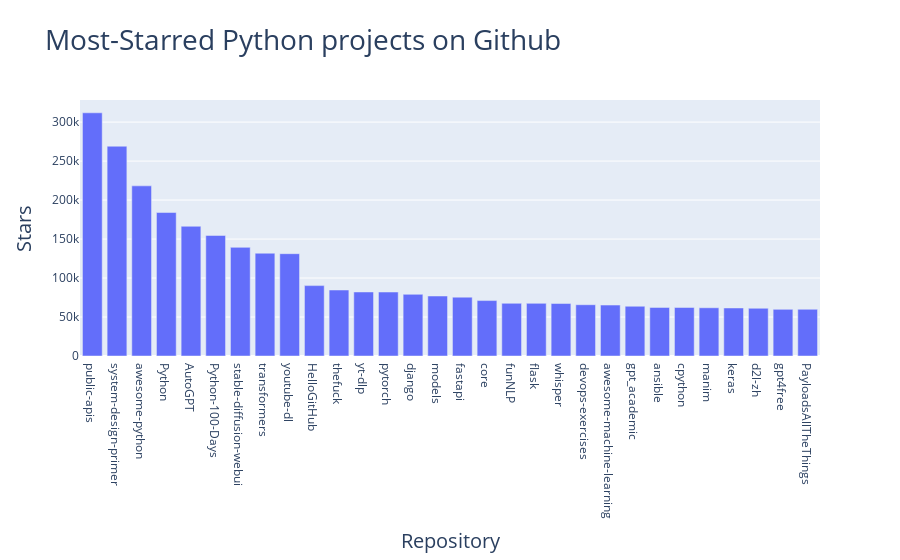

Notebook cell for this chart:
### Code cell
fig = px.bar(x=x, y=y,
            title = title, labels = labels, hover_name = hover_texts)
fig.update_layout(title_font_size = 28, xaxis_title_font_size = 20, yaxis_title_font_size =20)

fig.show()

### Figure 1 — Plotly figure (JSON) as saved in the notebook; plotly's stock layout.template omitted (floating-point values rounded to 4 significant figures)
{"data": [{"alignmentgroup": "True", "hovertemplate": "<b>%{hovertext}</b><br><br>Repository=%{x}<br>Stars=%{y}<extra></extra>", "hovertext": ["public-apis<br />A collective list of free APIs", "donnemartin<br />Learn how to design large-scale systems. Prep for the system design interview.  Includes Anki flashcards.", "vinta<br />An opinionated list of awesome Python frameworks, libraries, software and resources.", "TheAlgorithms<br />All Algorithms implemented in Python", "Significant-Gravitas<br />AutoGPT is the vision of accessible AI for everyone, to use and to build on. Our mission is to provide the tools, so that you can focus on what matters.", "jackfrued<br />Python - 100天从新手到大师", "AUTOMATIC1111<br />Stable Diffusion web UI", "huggingface<br />🤗 Transformers: State-of-the-art Machine Learning for Pytorch, TensorFlow, and JAX.", "ytdl-org<br />Command-line program to download videos from YouTube.com and other video sites", "521xueweihan<br />:octocat: 分享 GitHub 上有趣、入门级的开源项目。Share interesting, entry-level open source projects on GitHub.", "nvbn<br />Magnificent app which corrects your previous console command.", "yt-dlp<br />A feature-rich command-line audio/video downloader", "pytorch<br />Tensors and Dynamic neural networks in Python with strong GPU acceleration", "django<br />The Web framework for perfectionists with deadlines.", "tensorflow<br />Models and examples built with TensorFlow", "fastapi<br />FastAPI framework, high performance, easy to learn, fast to code, ready for production", "home-assistant<br />:house_with_garden: Open source home automation that puts local control and privacy first.", "fighting41love<br />中英文敏感词、语言检测、中外手机/电话归属地/运营商查询、名字推断性别、手机号抽取、身份证抽取、邮箱抽取、中日文人名库、中文缩写库、拆字词典、词汇情感值、停用词、反动词表、暴恐词表、繁简体转换、英文模拟中文发音、汪峰歌词生成器、职业名称词库、同义词库、反义词库、否定词库、汽车品牌词库、汽车零件词库、连续英文切割、各种中文词向量、公司名字大全、古诗词库、IT词库、财经词库、成语词库、地名词库、历史名人词库、诗词词库、医学词库、饮食词库、法律词库、汽车词库、动物词库、中文聊天语料、中文谣言数据、百度中文问答数据集、句子相似度匹配算法集合、bert资源、文本生成&摘要相关工具、cocoNLP信息抽取工具、国内电话号码正则匹配、清华大学XLORE:中英文跨语言百科知识图谱、清华大学人工智能技术系列报告、自然语言生成、NLU太难了系列、自动对联数据及机器人、用户名黑名单列表、罪名法务名词及分类模型、微信公众号语料、cs224n深度学习自然语言处理课程、中文手写汉字识别、中文自然语言处理 语料/数据集、变量命名神器、分词语料库+代码、任务型对话英文数据集、ASR 语音数据集 + 基于深度学习的中文语音识别系统、笑声检测器、Microsoft多语言数字/单位/如日期时间识别包、中华新华字典数据库及api(包括常用歇后语、成语、词语和汉字)、文档图谱自动生成、SpaCy 中文模型、Common Voice语音识别数据集新版、神经网络关系抽取、基于bert的命名实体识别、关键词(Keyphrase)抽取包pke、基于医疗领域知识图谱的问答系统、基于依存句法与语义角色标注的事件三元组抽取、依存句法分析4万句高质量标注数据、cnocr：用来做中文OCR的Python3包、中文人物关系知识图谱项目、中文nlp竞赛项目及代码汇总、中文字符数据、speech-aligner: 从“人声语音”及其“语言文本”产生音素级别时间对齐标注的工具、AmpliGraph: 知识图谱表示学习(Python)库：知识图谱概念链接预测、Scattertext 文本可视化(python)、语言/知识表示工具：BERT & ERNIE、中文对比英文自然语言处理NLP的区别综述、Synonyms中文近义词工具包、HarvestText领域自适应文本挖掘工具（新词发现-情感分析-实体链接等）、word2word：(Python)方便易用的多语言词-词对集：62种语言/3,564个多语言对、语音识别语料生成工具：从具有音频/字幕的在线视频创建自动语音识别(ASR)语料库、构建医疗实体识别的模型（包含词典和语料标注）、单文档非监督的关键词抽取、Kashgari中使用gpt-2语言模型、开源的金融投资数据提取工具、文本自动摘要库TextTeaser: 仅支持英文、人民日报语料处理工具集、一些关于自然语言的基本模型、基于14W歌曲知识库的问答尝试--功能包括歌词接龙and已知歌词找歌曲以及歌曲歌手歌词三角关系的问答、基于Siamese bilstm模型的相似句子判定模型并提供训练数据集和测试数据集、用Transformer编解码模型实现的根据Hacker News文章标题自动生成评论、用BERT进行序列标记和文本分类的模板代码、LitBank：NLP数据集——支持自然语言处理和计算人文学科任务的100部带标记英文小说语料、百度开源的基准信息抽取系统、虚假新闻数据集、Facebook: LAMA语言模型分析，提供Transformer-XL/BERT/ELMo/GPT预训练语言模型的统一访问接口、CommonsenseQA：面向常识的英文QA挑战、中文知识图谱资料、数据及工具、各大公司内部里大牛分享的技术文档 PDF 或者 PPT、自然语言生成SQL语句（英文）、中文NLP数据增强（EDA）工具、英文NLP数据增强工具 、基于医药知识图谱的智能问答系统、京东商品知识图谱、基于mongodb存储的军事领域知识图谱问答项目、基于远监督的中文关系抽取、语音情感分析、中文ULMFiT-情感分析-文本分类-语料及模型、一个拍照做题程序、世界各国大规模人名库、一个利用有趣中文语料库 qingyun 训练出来的中文聊天机器人、中文聊天机器人seqGAN、省市区镇行政区划数据带拼音标注、教育行业新闻语料库包含自动文摘功能、开放了对话机器人-知识图谱-语义理解-自然语言处理工具及数据、中文知识图谱：基于百度百科中文页面-抽取三元组信息-构建中文知识图谱、masr: 中文语音识别-提供预训练模型-高识别率、Python音频数据增广库、中文全词覆盖BERT及两份阅读理解数据、ConvLab：开源多域端到端对话系统平台、中文自然语言处理数据集、基于最新版本rasa搭建的对话系统、基于TensorFlow和BERT的管道式实体及关系抽取、一个小型的证券知识图谱/知识库、复盘所有NLP比赛的TOP方案、OpenCLaP：多领域开源中文预训练语言模型仓库、UER：基于不同语料+编码器+目标任务的中文预训练模型仓库、中文自然语言处理向量合集、基于金融-司法领域(兼有闲聊性质)的聊天机器人、g2pC：基于上下文的汉语读音自动标记模块、Zincbase 知识图谱构建工具包、诗歌质量评价/细粒度情感诗歌语料库、快速转化「中文数字」和「阿拉伯数字」、百度知道问答语料库、基于知识图谱的问答系统、jieba_fast 加速版的jieba、正则表达式教程、中文阅读理解数据集、基于BERT等最新语言模型的抽取式摘要提取、Python利用深度学习进行文本摘要的综合指南、知识图谱深度学习相关资料整理、维基大规模平行文本语料、StanfordNLP 0.2.0：纯Python版自然语言处理包、NeuralNLP-NeuralClassifier：腾讯开源深度学习文本分类工具、端到端的封闭域对话系统、中文命名实体识别：NeuroNER vs. BertNER、新闻事件线索抽取、2019年百度的三元组抽取比赛：“科学空间队”源码、基于依存句法的开放域文本知识三元组抽取和知识库构建、中文的GPT2训练代码、ML-NLP - 机器学习(Machine Learning)NLP面试中常考到的知识点和代码实现、nlp4han:中文自然语言处理工具集(断句/分词/词性标注/组块/句法分析/语义分析/NER/N元语法/HMM/代词消解/情感分析/拼写检查、XLM：Facebook的跨语言预训练语言模型、用基于BERT的微调和特征提取方法来进行知识图谱百度百科人物词条属性抽取、中文自然语言处理相关的开放任务-数据集-当前最佳结果、CoupletAI - 基于CNN+Bi-LSTM+Attention 的自动对对联系统、抽象知识图谱、MiningZhiDaoQACorpus - 580万百度知道问答数据挖掘项目、brat rapid annotation tool: 序列标注工具、大规模中文知识图谱数据：1.4亿实体、数据增强在机器翻译及其他nlp任务中的应用及效果、allennlp阅读理解:支持多种数据和模型、PDF表格数据提取工具 、 Graphbrain：AI开源软件库和科研工具，目的是促进自动意义提取和文本理解以及知识的探索和推断、简历自动筛选系统、基于命名实体识别的简历自动摘要、中文语言理解测评基准，包括代表性的数据集&基准模型&语料库&排行榜、树洞 OCR 文字识别 、从包含表格的扫描图片中识别表格和文字、语声迁移、Python口语自然语言处理工具集(英文)、 similarity：相似度计算工具包，java编写、海量中文预训练ALBERT模型 、Transformers 2.0 、基于大规模音频数据集Audioset的音频增强 、Poplar：网页版自然语言标注工具、图片文字去除，可用于漫画翻译 、186种语言的数字叫法库、Amazon发布基于知识的人-人开放领域对话数据集 、中文文本纠错模块代码、繁简体转换 、 Python实现的多种文本可读性评价指标、类似于人名/地名/组织机构名的命名体识别数据集 、东南大学《知识图谱》研究生课程(资料)、. 英文拼写检查库 、 wwsearch是企业微信后台自研的全文检索引擎、CHAMELEON：深度学习新闻推荐系统元架构 、 8篇论文梳理BERT相关模型进展与反思、DocSearch：免费文档搜索引擎、 LIDA：轻量交互式对话标注工具 、aili - the fastest in-memory index in the East 东半球最快并发索引 、知识图谱车音工作项目、自然语言生成资源大全 、中日韩分词库mecab的Python接口库、中文文本摘要/关键词提取、汉字字符特征提取器 (featurizer)，提取汉字的特征（发音特征、字形特征）用做深度学习的特征、中文生成任务基准测评 、中文缩写数据集、中文任务基准测评 - 代表性的数据集-基准(预训练)模型-语料库-baseline-工具包-排行榜、PySS3：面向可解释AI的SS3文本分类器机器可视化工具 、中文NLP数据集列表、COPE - 格律诗编辑程序、doccano：基于网页的开源协同多语言文本标注工具 、PreNLP：自然语言预处理库、简单的简历解析器，用来从简历中提取关键信息、用于中文闲聊的GPT2模型：GPT2-chitchat、基于检索聊天机器人多轮响应选择相关资源列表(Leaderboards、Datasets、Papers)、(Colab)抽象文本摘要实现集锦(教程 、词语拼音数据、高效模糊搜索工具、NLP数据增广资源集、微软对话机器人框架 、 GitHub Typo Corpus：大规模GitHub多语言拼写错误/语法错误数据集、TextCluster：短文本聚类预处理模块 Short text cluster、面向语音识别的中文文本规范化、BLINK：最先进的实体链接库、BertPunc：基于BERT的最先进标点修复模型、Tokenizer：快速、可定制的文本词条化库、中文语言理解测评基准，包括代表性的数据集、基准(预训练)模型、语料库、排行榜、spaCy 医学文本挖掘与信息提取 、 NLP任务示例项目代码集、 python拼写检查库、chatbot-list - 行业内关于智能客服、聊天机器人的应用和架构、算法分享和介绍、语音质量评价指标(MOSNet, BSSEval, STOI, PESQ, SRMR)、 用138GB语料训练的法文RoBERTa预训练语言模型 、BERT-NER-Pytorch：三种不同模式的BERT中文NER实验、无道词典 - 有道词典的命令行版本，支持英汉互查和在线查询、2019年NLP亮点回顾、 Chinese medical dialogue data 中文医疗对话数据集 、最好的汉字数字(中文数字)-阿拉伯数字转换工具、 基于百科知识库的中文词语多词义/义项获取与特定句子词语语义消歧、awesome-nlp-sentiment-analysis - 情感分析、情绪原因识别、评价对象和评价词抽取、LineFlow：面向所有深度学习框架的NLP数据高效加载器、中文医学NLP公开资源整理 、MedQuAD：(英文)医学问答数据集、将自然语言数字串解析转换为整数和浮点数、Transfer Learning in Natural Language Processing (NLP) 、面向语音识别的中文/英文发音辞典、Tokenizers：注重性能与多功能性的最先进分词器、CLUENER 细粒度命名实体识别 Fine Grained Named Entity Recognition、 基于BERT的中文命名实体识别、中文谣言数据库、NLP数据集/基准任务大列表、nlp相关的一些论文及代码, 包括主题模型、词向量(Word Embedding)、命名实体识别(NER)、文本分类(Text Classificatin)、文本生成(Text Generation)、文本相似性(Text Similarity)计算等，涉及到各种与nlp相关的算法，基于keras和tensorflow 、Python文本挖掘/NLP实战示例、 Blackstone：面向非结构化法律文本的spaCy pipeline和NLP模型通过同义词替换实现文本“变脸” 、中文 预训练 ELECTREA 模型: 基于对抗学习 pretrain Chinese Model 、albert-chinese-ner - 用预训练语言模型ALBERT做中文NER 、基于GPT2的特定主题文本生成/文本增广、开源预训练语言模型合集、多语言句向量包、编码、标记和实现：一种可控高效的文本生成方法、 英文脏话大列表 、attnvis：GPT2、BERT等transformer语言模型注意力交互可视化、CoVoST：Facebook发布的多语种语音-文本翻译语料库，包括11种语言(法语、德语、荷兰语、俄语、西班牙语、意大利语、土耳其语、波斯语、瑞典语、蒙古语和中文)的语音、文字转录及英文译文、Jiagu自然语言处理工具 - 以BiLSTM等模型为基础，提供知识图谱关系抽取 中文分词 词性标注 命名实体识别 情感分析 新词发现 关键词 文本摘要 文本聚类等功能、用unet实现对文档表格的自动检测，表格重建、NLP事件提取文献资源列表 、 金融领域自然语言处理研究资源大列表、CLUEDatasetSearch - 中英文NLP数据集：搜索所有中文NLP数据集，附常用英文NLP数据集 、medical_NER - 中文医学知识图谱命名实体识别 、(哈佛)讲因果推理的免费书、知识图谱相关学习资料/数据集/工具资源大列表、Forte：灵活强大的自然语言处理pipeline工具集 、Python字符串相似性算法库、PyLaia：面向手写文档分析的深度学习工具包、TextFooler：针对文本分类/推理的对抗文本生成模块、Haystack：灵活、强大的可扩展问答(QA)框架、中文关键短语抽取工具", "pallets<br />The Python micro framework for building web applications.", "openai<br />Robust Speech Recognition via Large-Scale Weak Supervision", "bregman-arie<br />Linux, Jenkins, AWS, SRE, Prometheus, Docker, Python, Ansible, Git, Kubernetes, Terraform, OpenStack, SQL, NoSQL, Azure, GCP, DNS, Elastic, Network, Virtualization. DevOps Interview Questions", "josephmisiti<br />A curated list of awesome Machine Learning frameworks, libraries and software.", "binary-husky<br />为GPT/GLM等LLM大语言模型提供实用化交互接口，特别优化论文阅读/润色/写作体验，模块化设计，支持自定义快捷按钮&函数插件，支持Python和C++等项目剖析&自译解功能，PDF/LaTex论文翻译&总结功能，支持并行问询多种LLM模型，支持chatglm3等本地模型。接入通义千问, deepseekcoder, 讯飞星火, 文心一言, llama2, rwkv, claude2, moss等。", "ansible<br />Ansible is a radically simple IT automation platform that makes your applications and systems easier to deploy and maintain. Automate everything from code deployment to network configuration to cloud management, in a language that approaches plain English, using SSH, with no agents to install on remote systems. https://docs.ansible.com.", "python<br />The Python programming language", "3b1b<br />Animation engine for explanatory math videos", "keras-team<br />Deep Learning for humans", "d2l-ai<br />《动手学深度学习》：面向中文读者、能运行、可讨论。中英文版被70多个国家的500多所大学用于教学。", "xtekky<br />The official gpt4free repository | various collection of powerful language models", "swisskyrepo<br />A list of useful payloads and bypass for Web Application Security and Pentest/CTF"], "legendgroup": "", "marker": {"color": "#636efa", "pattern": {"shape": ""}}, "name": "", "offsetgroup": "", "orientation": "v", "showlegend": false, "textposition": "auto", "type": "bar", "x": ["public-apis", "system-design-primer", "awesome-python", "Python", "AutoGPT", "Python-100-Days", "stable-diffusion-webui", "transformers", "youtube-dl", "HelloGitHub", "thefuck", "yt-dlp", "pytorch", "django", "models", "fastapi", "core", "funNLP", "flask", "whisper", "devops-exercises", "awesome-machine-learning", "gpt_academic", "ansible", "cpython", "manim", "keras", "d2l-zh", "gpt4free", "PayloadsAllTheThings"], "xaxis": "x", "y": [311932, 269049, 218213, 184011, 166374, 154609, 139339, 131826, 131235, 90278, 84655, 82124, 82043, 79102, 76946, 75465, 71096, 67562, 67518, 67294, 65775, 65323, 63815, 62307, 62239, 61857, 61588, 61188, 59894, 59889], "yaxis": "y"}], "layout": {"autosize": true, "barmode": "relative", "legend": {"tracegroupgap": 0}, "title": {"font": {"size": 28}, "text": "Most-Starred Python projects on Github"}, "xaxis": {"anchor": "y", "autorange": true, "domain": [0, 1], "range": [-0.5, 29.5], "title": {"font": {"size": 20}, "text": "Repository"}, "type": "category"}, "yaxis": {"anchor": "x", "autorange": true, "domain": [0, 1], "range": [0, 328300.0], "title": {"font": {"size": 20}, "text": "Stars"}, "type": "linear"}}}
